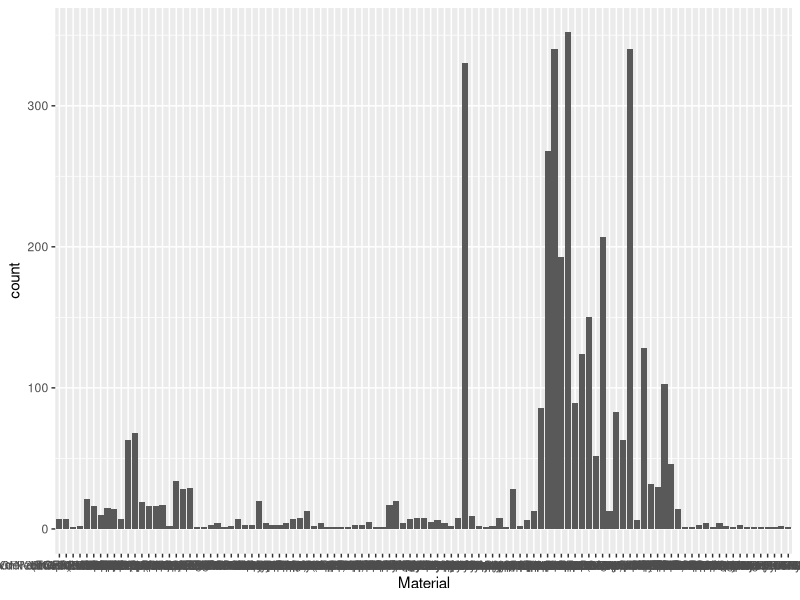
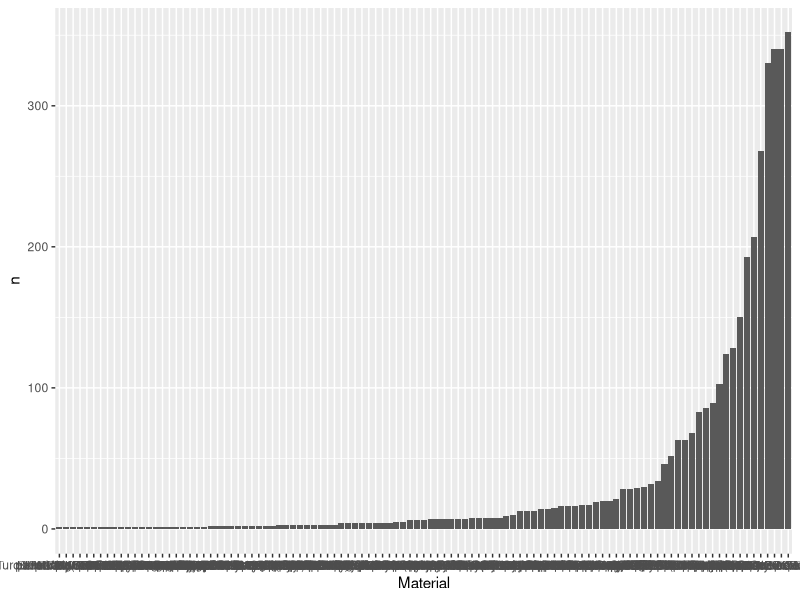
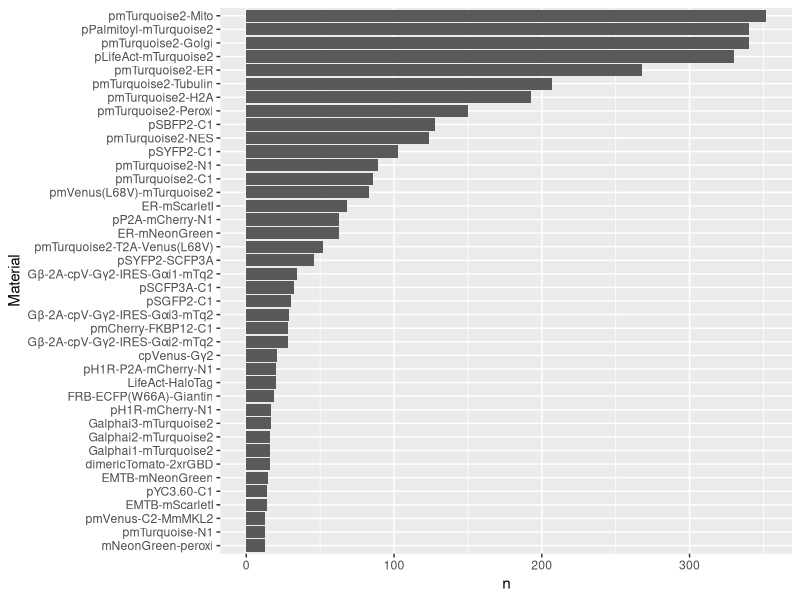
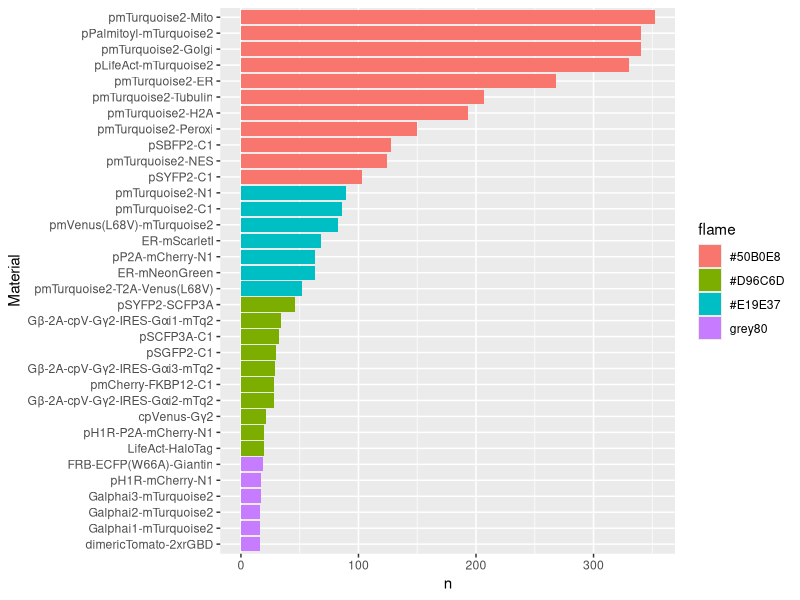
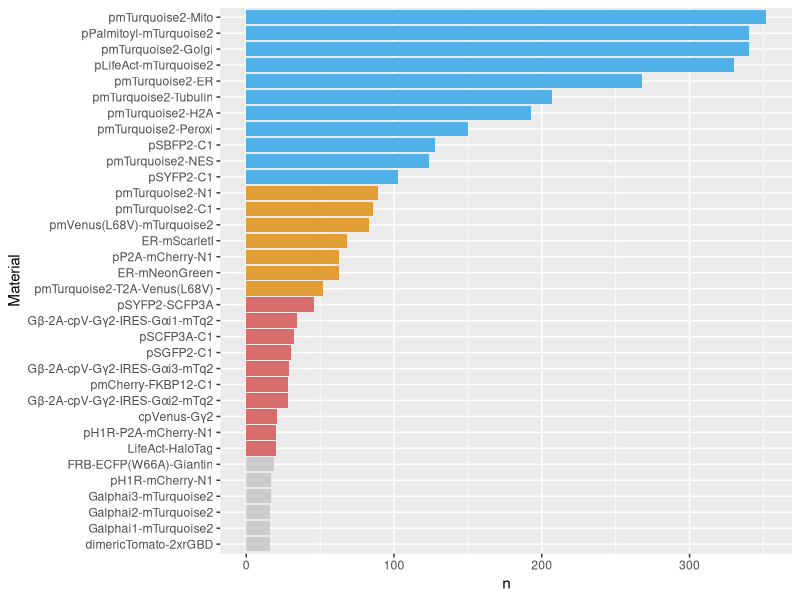
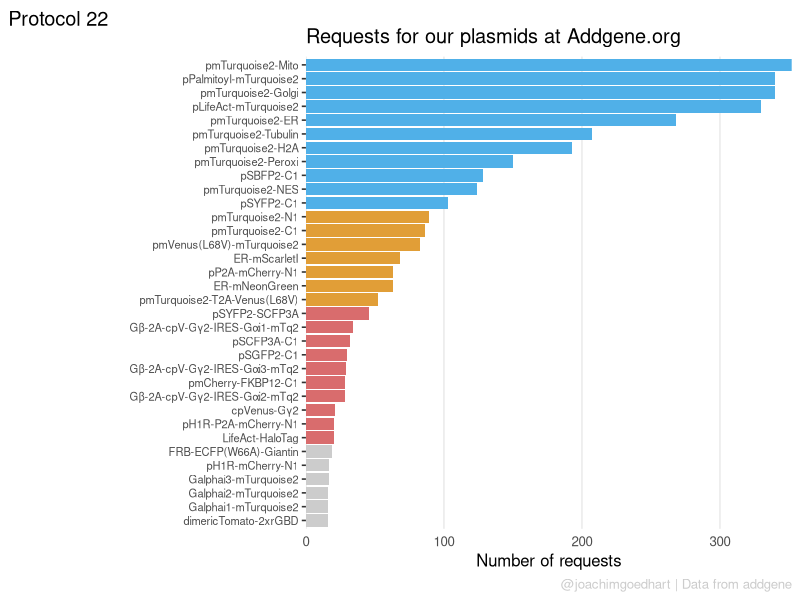
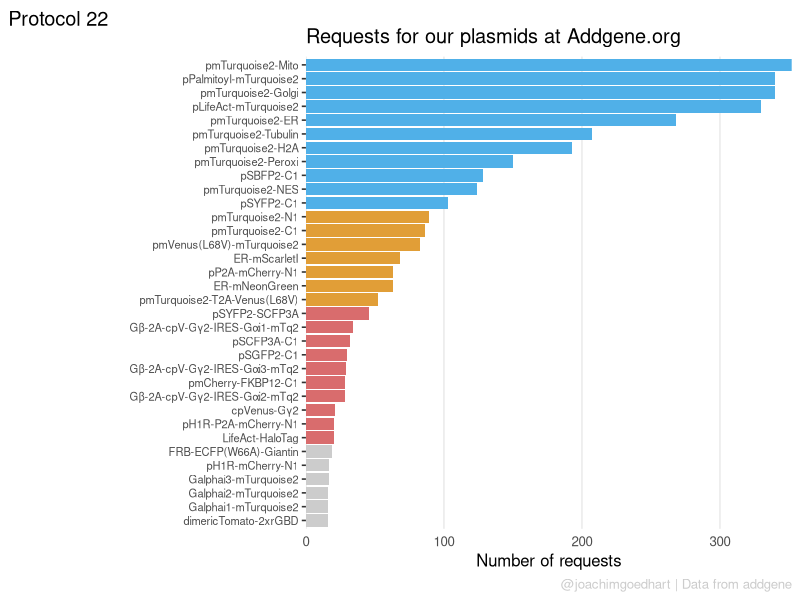

Write R code to recreate these figures, in order.
## ---- chunk 1
library(tidyverse)
## ---- chunk 2
df_addgene <- read.csv("data/Addgene-Requests-for-Materials-Joachim-Goedhart-2005-2023-2023-Jan-31-05-05.csv", stringsAsFactors = TRUE)
head(df_addgene)
## ---- chunk 3
str(df_addgene)
## ---- chunk 4
df_addgene <- df_addgene %>% mutate(ID=as.factor(ID))
head(df_addgene)
## ---- chunk 5
ggplot(df_addgene, aes(x=Material)) + geom_bar()
## ---- chunk 6
df_count <- df_addgene %>% group_by(Material) %>% tally(sort = TRUE)
head(df_count)

## ---- chunk 7
df_count <- df_count %>% mutate(Material = fct_reorder(Material, n))
head(df_count)
## ---- chunk 8
ggplot(df_count, aes(x=Material, y=n)) + geom_col()
## ---- chunk 9
ggplot(df_count %>% filter(n>10), aes(x=Material, y=n)) + geom_col() + coord_flip()
## ---- chunk 10
df_count <- df_count %>% mutate(flame = case_when(n<20 ~ "grey80",
                                                  (n>=20 & n<50) ~ "#D96C6D",  #using a 'softer red'
                                                  (n>=50 & n <100) ~ "#E19E37",
                                                  n>=100 ~ "#50B0E8")
                                )
## ---- chunk 11
ggplot(df_count %>% filter(n>15), aes(x=Material, y=n, fill=flame)) + geom_col() + coord_flip()
## ---- chunk 12
p <- ggplot(df_count %>% filter(n>15), aes(x=Material, y=n, fill=flame)) +
  geom_col() +
  coord_flip() +
  scale_fill_identity()

p
## ---- chunk 13
p <- p + theme_bw(base_size = 12) +
  labs(x="",
       y="Number of requests",
       title="Requests for our plasmids at Addgene.org",
       tag = "Protocol 22",
       caption="@joachimgoedhart | Data from addgene") +
  theme(legend.position = "none") +
  scale_y_continuous(expand = c(0,0)) +
  theme(plot.caption = element_text(color='grey80', hjust=1),
        panel.border = element_blank(),
        panel.grid.minor = element_blank(),
        panel.grid.major.y = element_blank(),
        axis.ticks.x = element_blank(),
        axis.text.y = element_text(size=8))
p
## ---- chunk 14
png(file=paste0("Protocol_22.png"), width = 4000, height = 3000, units = "px", res = 400)
 p
dev.off()
